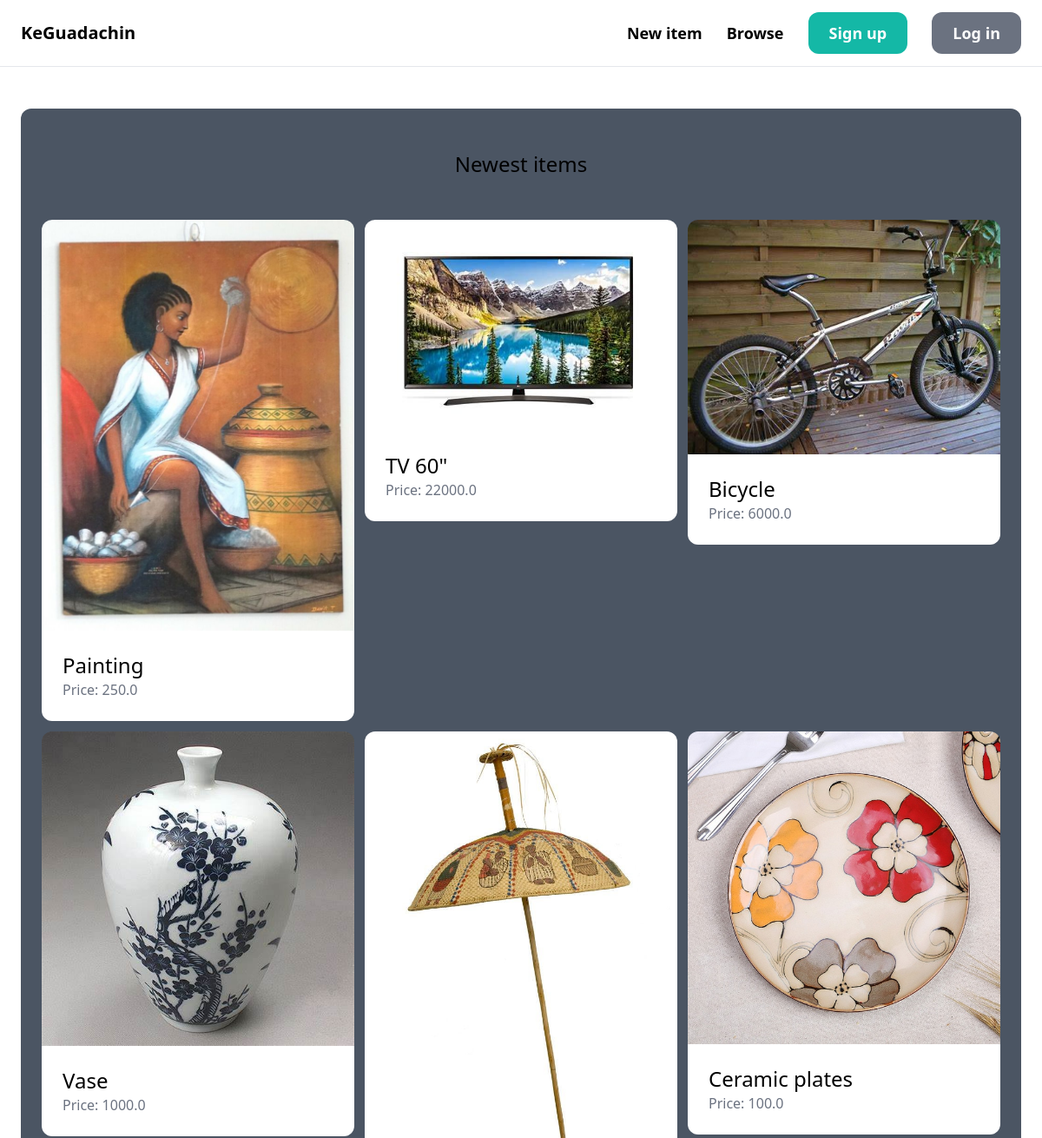
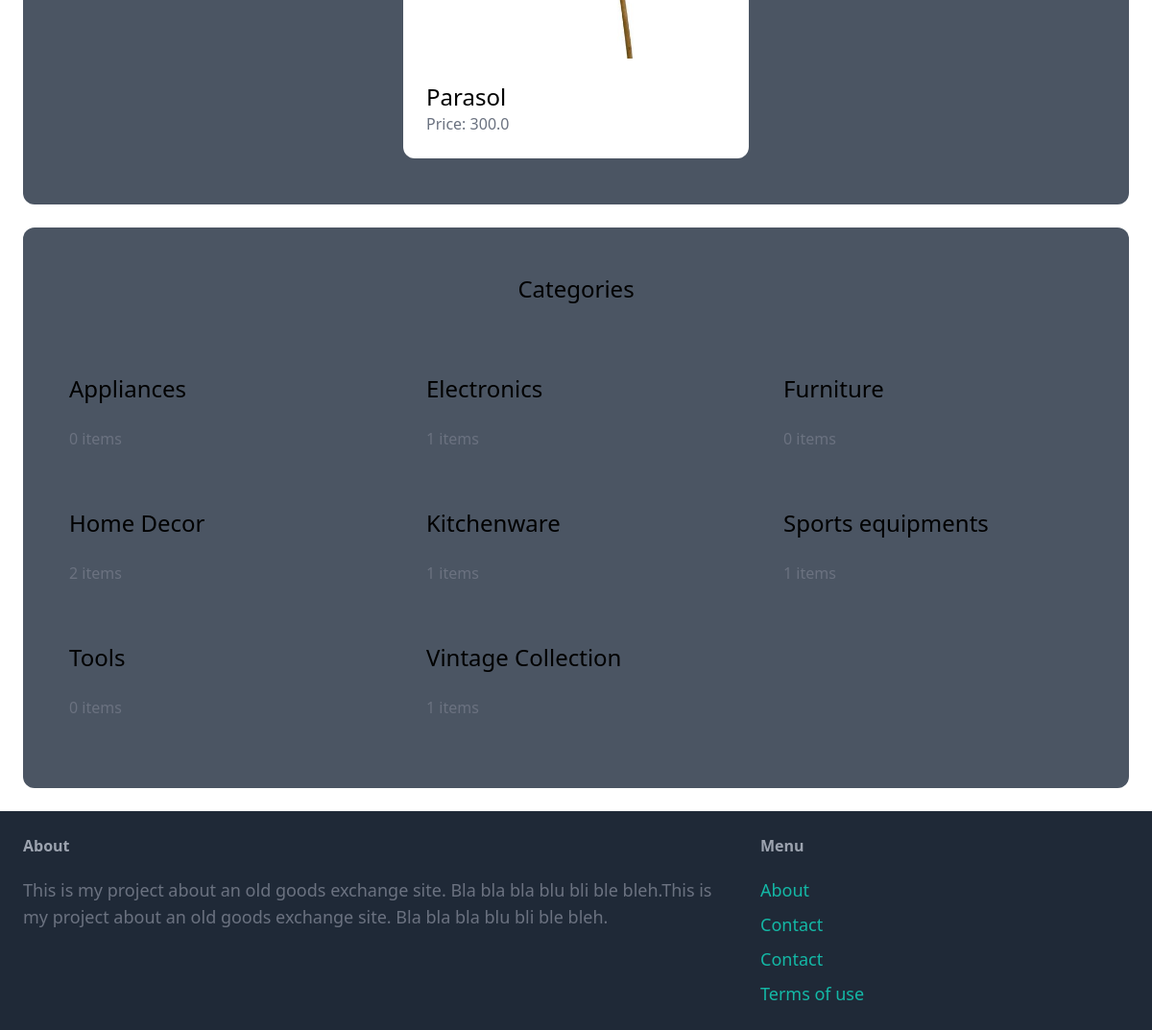
The page / on the database its author committed (2 pictures, top to bottom).
### item/models.py (models this page shows, shortened)
class Item(models.Model):
    category = models.ForeignKey(Category, related_name='items', on_delete=models.CASCADE)
    name = models.CharField(max_length=255)
    description = models.TextField(blank=True, null=True)
    price = models.FloatField()
    image = models.ImageField(upload_to='item_images', blank=True, null=True)
    is_sold = models.BooleanField(default=False)
    created_by = models.ForeignKey(User, related_name='items', on_delete=models.CASCADE)
    created_at = models.DateTimeField(auto_now_add=True)

class Category(models.Model):
    name = models.CharField(max_length=255)
    class Meta:
        ordering = ('name',)
        verbose_name_plural = 'Categories'

### core/views.py (the view)
# urls.py: path('', views.index, name='index'),
def index(request):
    items = Item.objects.filter(is_sold=False)[0:6]
    categories = Category.objects.all()
    return render(request, 'core/index.html', {
        'categories': categories,
        'items': items,
    })

### core/templates/core/index.html (shortened to what this page needs)
{% extends 'core/base.html' %}
{% block content %}
   <div class="mt-6 px-6 py-12 bg-gray-600 rounded-xl">
      <h2 class="mb-12 text-2xl text-center">Newest items</h2>
      <div class="grid grid-cols-3 gap-3">
            {% for item in items %}
             <div>
                    <a href="{% url 'item:detail' item.id %}">
                        <div>
                            <img src="{{ item.image.url }}" class="rounded-t-xl">
                        </div>
                        <div class="p-6 bg-white rounded-b-xl">
                            <h2 class="text-2xl">{{ item.name }}</h2>
                            <p class="text-gray-500">Price: {{ item.price }}</p>
                        </div>
                    </a>
                </div>
            {% endfor %}
      </div>
    </div>
    <div class="mt-6 px-6 py-12 bg-gray-600 rounded-xl">
        <h2 class="mb-12 text-2xl text-center">Categories</h2>
        <div class="grid grid-cols-3 gap-3">
            {% for category in categories %}
                <div>
                    <a href="#">
                        <div class="p-6 bg-white-400 rounded-b-xl">
                            <h2 class="mb-6 text-2xl">{{ category.name }}</h2>
                            <p class="text-gray-500">{{ category.items.count }} items</p>
                        </div>
                    </a>
                </div>
            {% endfor %}
        </div>
    </div>
{% endblock %}

### rows shown on the page
Item: image (picture), name "Painting", price "250.0"
Item: image (picture), name "TV 60\"", price "22000.0"
Item: image (picture), name "Bicycle", price "6000.0"
Item: image (picture), name "Vase", price "1000.0"
Item: image (picture), name "Parasol", price "300.0"
Item: image (picture), name "Ceramic plates", price "100.0"
Category: name "Appliances", items.count "0"
Category: name "Electronics", items.count "1"
Category: name "Furniture", items.count "0"
Category: name "Home Decor", items.count "2"
Category: name "Kitchenware", items.count "1"
Category: name "Sports equipments", items.count "1"
Category: name "Tools", items.count "0"
Category: name "Vintage Collection", items.count "1"
